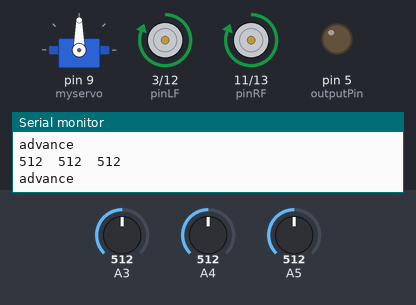
This sketch was run on a simulated Arduino Uno, built with avr-gcc and run on an emulated ATmega328P. On the bench: servo, motor-driver pin pairs drawn as motors (green arrow = first pin HIGH = forward, orange = second pin HIGH = backward, longer = more drive), output pins drawn as LEDs (lit = HIGH), the last lines printed to the serial monitor. Inputs (shaded band) come from the test bench; at power-on: A3 = 512, A5 = 512, A4 = 512.

Above: at 1.2 s.
1.3 s: A3 set to 790
2.8 s: A3 set to 819
At 3.9 s:
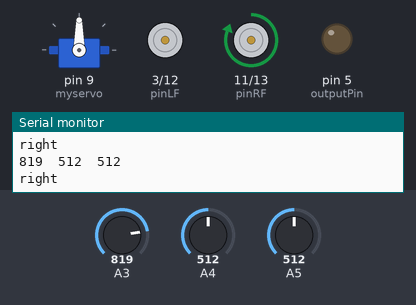
4.3 s: A3 set to 0
At 5.6 s:
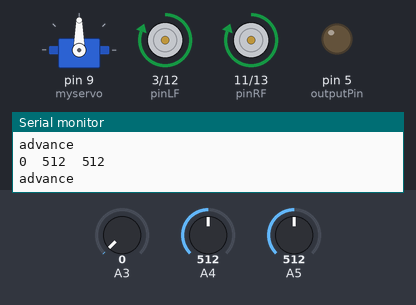
5.9 s: A5 set to 789
8.9 s: A5 set to 812
At 9.8 s:
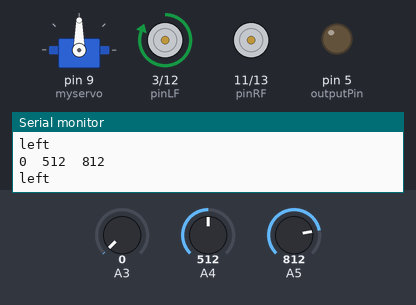
10.6 s: A5 set to 716
At 11.6 s:
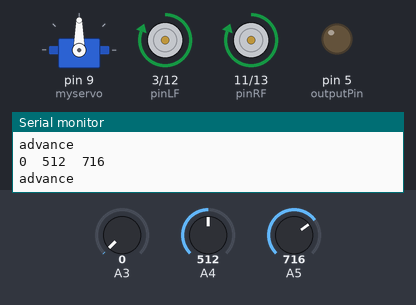
Timing chart, 0 to 13.2 s (numbered marks = the images above; inputs shaded):
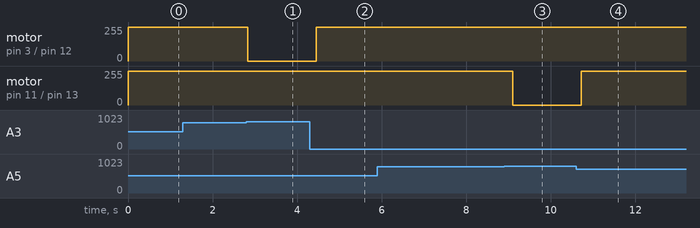

The sketch:

urmarire_banda12.ino
```cpp
#include <RedBot.h>
#include <RedBotSoftwareSerial.h>

RedBotSensor left_sen = RedBotSensor(A3);
RedBotSensor center_sen = RedBotSensor(A4);
RedBotSensor right_sen = RedBotSensor(A5);

int lineStandard = 800;
int delay_motor = 200;
#include <Servo.h>
int pinLB = 12;     // define pin 12
int pinLF = 3;     // define pin 3
int pinRB = 13;    // define pin 13
int pinRF = 11;    // define pin 11
////////////////////////////////
int inputPin = 4;    // define pin for sensor echo
int outputPin =5;    // define pin for sensor trig

int Fspeedd = 0;      // forward speed
int Rspeedd = 0;      // right speed
int Lspeedd = 0;      // left speed
int directionn = 0;   // forward=8 backward=2 left=4 right=6
Servo myservo;        // set myservo
int delay_time = 250; // settling time after steering servo motor moving B
int Fgo = 8;         // Move F
int Rgo = 6;         // move to the R
int Lgo = 4;         // move to the L
int Bgo = 2;         // move B
void setup()
 {
  Serial.begin(9600);     // Define motor output pin
  pinMode(pinLB,OUTPUT); // pin 12
  pinMode(pinLF,OUTPUT); // pin 3 (PWM)
  pinMode(pinRB,OUTPUT); // pin 13
  pinMode(pinRF,OUTPUT); // pin 11 (PWM)
  pinMode(inputPin, INPUT);    // define input pin for sensor
  pinMode(outputPin, OUTPUT);  // define output pin for sensor
  myservo.attach(9);    // Define servo motor output pin to D9 (PWM)
 }
void advance()     // move forward
    {
    digitalWrite(pinLB,LOW);    // right wheel moves forward
    digitalWrite(pinRB, LOW);  // left wheel moves forward
    analogWrite(pinLF,255);
    analogWrite(pinRF,255);
    }
void stopp()         // stop
    {
     digitalWrite(pinLB,HIGH);
     digitalWrite(pinRB,HIGH);
     analogWrite(pinLF,0);
     analogWrite(pinRF,0);
    }
void right()        // turn right (single wheel)
    {
   digitalWrite(pinLB,HIGH);  // wheel on the left moves forward
   digitalWrite(pinRB,LOW); // wheel on the right moves backward
   analogWrite(pinLF, 255);
   analogWrite(pinRF,255);
    }
void left()         // turn left (single wheel)
    {
   digitalWrite(pinLB,LOW);  // wheel on the left moves backward
   digitalWrite(pinRB,HIGH); // wheel on the right moves forward
   analogWrite(pinLF, 255);
   analogWrite(pinRF,255);
    }

void back()          // move backward
    {
     digitalWrite(pinLB,HIGH);  // motor moves to left rear
     digitalWrite(pinRB,HIGH);  // motor moves to right rear
     analogWrite(pinLF,255);
     analogWrite(pinRF,255);
    }

void loop()
  {
   Serial.print(left_sen.read());
  Serial.print("\t");
  Serial.print(center_sen.read());
  Serial.print("\t");
  Serial.print(right_sen.read());
  Serial.println();
   myservo.write(90);  // home set the servo motor, ready for next measurement
  if((center_sen.read() < lineStandard) && (left_sen.read() > lineStandard) && (right_sen.read() > lineStandard)){ //if C<800 and L>800 and R>800 advance
    advance();
    Serial.print("advance \n");
    delay(delay_motor);
    //(c>800 && L>800 && R<800) || (C<800 L>800  R<800)
  } else if(((center_sen.read() > lineStandard) && (left_sen.read() > lineStandard) && (right_sen.read() < lineStandard)) || ((center_sen.read() < lineStandard) && (left_sen.read() > lineStandard) && (right_sen.read() < lineStandard)))
  {
   right();
   Serial.print("right \n");
   delay(delay_motor);
  }
   //(c>800 && L<800 && R>800) || (C<800 L<800  R> 800)
  else if(((center_sen.read() > lineStandard) && (left_sen.read() < lineStandard) && (right_sen.read() > lineStandard)) || ((center_sen.read() < lineStandard) && (left_sen.read() < lineStandard) && (right_sen.read() > lineStandard)))
  {
   left();
   Serial.print("left \n");
   delay(delay_motor);
  }
  else if(((left_sen.read() > lineStandard) && (center_sen.read() > lineStandard) && (right_sen.read() > lineStandard))||((left_sen.read() < lineStandard) && (center_sen.read() < lineStandard) && (right_sen.read() < lineStandard)) )
  {
    advance();
    Serial.print("advance \n");
    delay(delay_motor);
  }

   }
```

Measured:
- the behaviour switches between 800 and 801 on A3 (found by bisection; images 0 and 1)
- the behaviour switches between 800 and 801 on A5 (found by bisection; images 2 and 3)
- after the input at 2.8 s, motor on pin 3 (pinLF) / pin 12 (pinLB): forward 255/255 → stopped at once
- after the input at 4.3 s, motor on pin 3 (pinLF) / pin 12 (pinLB): stopped → forward 255/255 after 0.15 s
- after the input at 8.9 s, motor on pin 11 (pinRF) / pin 13 (pinRB): forward 255/255 → stopped after 0.20 s
- after the input at 10.6 s, motor on pin 11 (pinRF) / pin 13 (pinRB): stopped → forward 255/255 after 0.12 s
